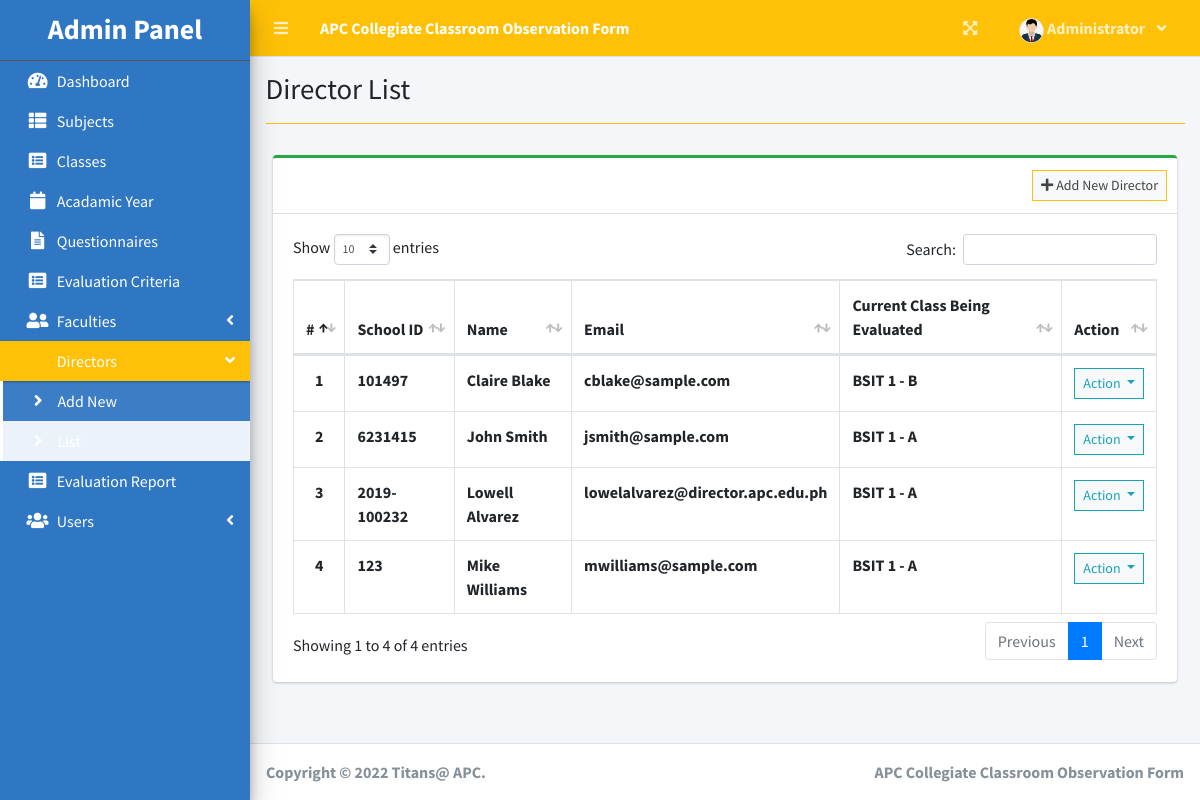
Screenshot of /index.php?page=director_list (signed in) with the database file from the repository.
### tables this page shows
CREATE TABLE `director_list` (
  `id` int(30) NOT NULL,
  `school_id` varchar(100) NOT NULL,
  `firstname` varchar(200) NOT NULL,
  `lastname` varchar(200) NOT NULL,
  `email` varchar(200) NOT NULL,
  `password` text NOT NULL,
  `class_id` int(30) NOT NULL,
  `avatar` text DEFAULT NULL,
  `date_created` datetime NOT NULL DEFAULT current_timestamp()
);

### admin/director_list.php (the view, shortened to what this page needs)
<?php include'db_connect.php' ?>
<div class="col-lg-12">
	<div class="card card-outline card-success">
		<div class="card-header">
			<div class="card-tools">
				<a class="btn btn-block btn-sm btn-default btn-flat border-warning" href="./index.php?page=new_director"><i class="fa fa-plus"></i> Add New Director</a>
			</div>
		</div>
		<div class="card-body">
			<table class="table tabe-hover table-bordered" id="list">
				<thead>
					<tr>
						<th class="text-center">#</th>
						<th>School ID</th>
						<th>Name</th>
						<th>Email</th>
						<th>Current Class Being Evaluated</th>
						<th>Action</th>
					</tr>
				</thead>
				<tbody>
					<?php
					$i = 1;
					$class= array();
					$classes = $conn->query("SELECT id,concat(curriculum,' ',level,' - ',section) as `class` FROM class_list");
					while($row=$classes->fetch_assoc()){
						$class[$row['id']] = $row['class'];
					}
					$qry = $conn->query("SELECT *,concat(firstname,' ',lastname) as name FROM director_list order by concat(firstname,' ',lastname) asc");
					while($row= $qry->fetch_assoc()):
					?>
					<tr>
						<th class="text-center"><?php echo $i++ ?></th>
						<td><b><?php echo $row['school_id'] ?></b></td>
						<td><b><?php echo ucwords($row['name']) ?></b></td>
						<td><b><?php echo $row['email'] ?></b></td>
						<td><b><?php echo isset($class[$row['class_id']]) ? $class[$row['class_id']] : "N/A" ?></b></td>
						<td class="text-center">
							<button type="button" class="btn btn-default btn-sm btn-flat border-info wave-effect text-info dropdown-toggle" data-toggle="dropdown" aria-expanded="true">
		                      Action
		                    </button>
						</td>
					</tr>
				<?php endwhile; ?>
				</tbody>
			</table>
		</div>
	</div>
</div>

### index.php (shortened to what this page needs)
<!DOCTYPE html>
<html lang="en">
<?php
	include 'header.php'
?>
<body class="hold-transition sidebar-mini layout-fixed layout-navbar-fixed layout-footer-fixed">
<div class="wrapper">
  <?php include 'topbar.php' ?>
  <?php include $_SESSION['login_view_folder'].'sidebar.php' ?>
  <div class="content-wrapper">
    <div class="content-header">
      <div class="container-fluid">
        <div class="row mb-2">
          <div class="col-sm-6">
            <h1 class="m-0"><?php echo $title ?></h1>
          </div>
        </div>
            <hr class="border-warning">
      </div>
    </div>
    <section class="content">
      <div class="container-fluid">
         <?php
            $page = isset($_GET['page']) ? $_GET['page'] : 'home';
            if(!file_exists($_SESSION['login_view_folder'].$page.".php")){
                include '404.html';
            }else{
            include $_SESSION['login_view_folder'].$page.'.php';
            }
          ?>
      </div>
    </section>
  </div>
  <footer class="main-footer">
    <strong>Copyright &copy; 2022 Titans@ APC.</strong>
    <div class="float-right d-none d-sm-inline-block">
      <b><?php echo $_SESSION['system']['name'] ?></b>
    </div>
  </footer>
</div>
</body>
</html>

### header.php (shortened to what this page needs)
<head>
  <?php
  $title = isset($_GET['page']) ? ucwords(str_replace("_", ' ', $_GET['page'])) : "Home";
  ?>
  <link rel="stylesheet" href="assets/plugins/fontawesome-free/css/all.min.css">
  <link rel="stylesheet" href="https://code.ionicframework.com/ionicons/2.0.1/css/ionicons.min.css">
  <link rel="stylesheet" href="assets/plugins/overlayScrollbars/css/OverlayScrollbars.min.css">
  <link rel="stylesheet" href="assets/plugins/datatables-bs4/css/dataTables.bootstrap4.min.css">
  <link rel="stylesheet" href="assets/plugins/datatables-responsive/css/responsive.bootstrap4.min.css">
  <link rel="stylesheet" href="assets/plugins/datatables-buttons/css/buttons.bootstrap4.min.css">
  <link rel="stylesheet" href="assets/plugins/select2/css/select2.min.css">
  <link rel="stylesheet" href="assets/plugins/select2-bootstrap4-theme/select2-bootstrap4.min.css">
  <link rel="stylesheet" href="assets/plugins/sweetalert2-theme-bootstrap-4/bootstrap-4.min.css">
  <link rel="stylesheet" href="assets/plugins/jquery-ui/jquery-ui.min.css">
  <link rel="stylesheet" href="assets/plugins/toastr/toastr.min.css">
  <link rel="stylesheet" href="assets/plugins/dropzone/min/dropzone.min.css">
  <link rel="stylesheet" href="assets/dist/css/jquery.datetimepicker.min.css">
  <link rel="stylesheet" href="assets/plugins/icheck-bootstrap/icheck-bootstrap.min.css">
  <link rel="stylesheet" href="assets/plugins/bootstrap4-toggle/css/bootstrap4-toggle.min.css">
  <link rel="stylesheet" href="assets/dist/css/adminlte.min.css">
  <link rel="stylesheet" href="assets/dist/css/styles.css">
  <link rel="stylesheet" href="assets/plugins/summernote/summernote-bs4.min.css">
</head>

### topbar.php (shortened to what this page needs)
<nav class="main-header navbar navbar-expand navbar-warning navbar-dark ">
  <ul class="navbar-nav">
    <?php if(isset($_SESSION['login_id'])): ?>
    <li class="nav-item">
      <a class="nav-link" data-widget="pushmenu" href="" role="button"><i class="fas fa-bars"></i></a>
    </li>
  <?php endif; ?>
    <li>
      <a class="nav-link text-white"  href="./" role="button"> <large><b><?php echo $_SESSION['system']['name'] ?></b></large></a>
    </li>
  </ul>
  <ul class="navbar-nav ml-auto">
    <li class="nav-item">
      <a class="nav-link" data-widget="fullscreen" href="#" role="button">
        <i class="fas fa-expand-arrows-alt"></i>
      </a>
    </li>
   <li class="nav-item dropdown">
          <a class="nav-link"  data-toggle="dropdown" aria-expanded="true" href="javascript:void(0)">
            <span>
              <div class="d-felx badge-pill">
                <span class=""><img src="assets/uploads/<?php echo $_SESSION['login_avatar'] ?>" alt="" class="user-img border "></span>
                <span><b><?php echo ucwords($_SESSION['login_firstname']) ?></b></span>
                <span class="fa fa-angle-down ml-2"></span>
              </div>
            </span>
          </a>
    </li>
  </ul>
</nav>

### admin/sidebar.php (shortened to what this page needs)
<aside class="main-sidebar sidebar-dark-warning elevation-4">
  <div class="dropdown">
 	<a href="./" class="brand-link">
      <h3 class="text-center p-0 m-0"><b>Admin Panel</b></h3>
  </a>
  </div>
  <div class="sidebar">
    <nav class="mt-2">
      <ul class="nav nav-pills nav-sidebar flex-column nav-flat" data-widget="treeview" role="menu" data-accordion="false">
       <li class="nav-item dropdown">
          <a href="./" class="nav-link nav-home">
            <i class="nav-icon fas fa-tachometer-alt"></i>
            <p>
              Dashboard
            </p>
          </a>
        </li>
        <li class="nav-item dropdown">
          <a href="./index.php?page=subject_list" class="nav-link nav-subject_list">
            <i class="nav-icon fas fa-th-list"></i>
            <p>
              Subjects
            </p>
          </a>
        </li>
        <li class="nav-item dropdown">
          <a href="./index.php?page=class_list" class="nav-link nav-class_list">
            <i class="nav-icon fas fa-list-alt"></i>
            <p>
              Classes
            </p>
          </a>
        </li>
        <li class="nav-item dropdown">
          <a href="./index.php?page=academic_list" class="nav-link nav-academic_list">
            <i class="nav-icon fas fa-calendar"></i>
            <p>
              Acadamic Year
            </p>
          </a>
        </li>
        <li class="nav-item dropdown">
          <a href="./index.php?page=questionnaire" class="nav-link nav-questionnaire">
            <i class="nav-icon fas fa-file-alt"></i>
            <p>
              Questionnaires
            </p>
          </a>
        </li>
        <li class="nav-item dropdown">
          <a href="./index.php?page=criteria_list" class="nav-link nav-criteria_list">
            <i class="nav-icon fas fa-list-alt"></i>
            <p>
              Evaluation Criteria
            </p>
          </a>
        </li>
        <li class="nav-item">
          <a href="#" class="nav-link nav-edit_faculty">
            <i class="nav-icon fas fa-user-friends"></i>
            <p>
              Faculties
              <i class="right fas fa-angle-left"></i>
            </p>
          </a>
        </li>
        <li class="nav-item">
          <a href="#" class="nav-link nav-edit_director">
            <p>
               Directors
              <i class="right fas fa-angle-left"></i>
            </p>
          </a>
          <ul class="nav nav-treeview">
            <li class="nav-item">
              <a href="./index.php?page=new_director" class="nav-link nav-new_director tree-item">
                <i class="fas fa-angle-right nav-icon"></i>
                <p>Add New</p>
              </a>
            </li>
            <li class="nav-item">
              <a href="./index.php?page=director_list" class="nav-link nav-director_list tree-item">
                <i class="fas fa-angle-right nav-icon"></i>
                <p>List</p>
              </a>
            </li>
          </ul>
        </li>
        <li class="nav-item dropdown">
          <a href="./index.php?page=report" class="nav-link nav-report">
            <i class="nav-icon fas fa-list-alt"></i>
            <p>
              Evaluation Report
            </p>
          </a>
        </li>
        <li class="nav-item">
          <a href="#" class="nav-link nav-edit_user">
            <i class="nav-icon fas fa-users"></i>
            <p>
              Users
              <i class="right fas fa-angle-left"></i>
            </p>
          </a>
        </li>
      </ul>
    </nav>
  </div>
</aside>

### topbar.php (style rules this page uses)
.user-img { border-radius: 50%; height: 25px; width: 25px; object-fit: cover; }

### rows the page displays
director_list: school "101497", name "Claire Blake", email "cblake@sample.com", class "BSIT 1 - B"
director_list: school "6231415", name "John Smith", email "jsmith@sample.com", class "BSIT 1 - A"
director_list: school "2019-100232", name "Lowell Alvarez", email "lowelalvarez@director.apc.edu.ph", class "BSIT 1 - A"
director_list: school "123", name "Mike Williams", email "mwilliams@sample.com", class "BSIT 1 - A"

### other values shown
$_SESSION['system']['name'] "APC Collegiate Classroom Observation Form"
$_SESSION['login_firstname'] "Administrator"
$title "Director List"
